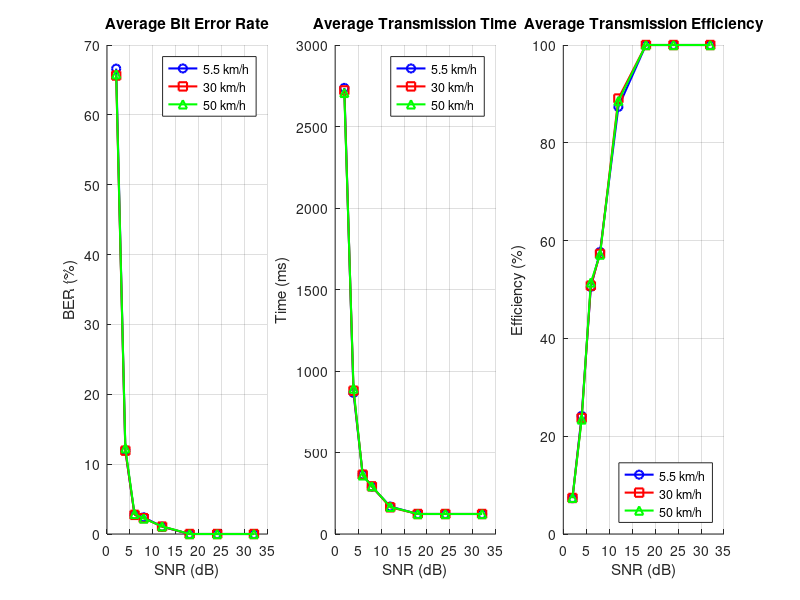

This figure's MATLAB source:
% Define the SNR values (x-axis)
SNR = [2, 4, 6, 8, 12, 18, 24, 32];

% Define the data for each metric
% Columns correspond to speeds: 5.5km/h, 30km/h, 50km/h

% 1. Average Bit Error Rate (%)
BER_data = [
    66.62, 65.63, 65.82;
    11.97, 11.93, 12.28;
    2.75,  2.74,  2.87;
    2.39,  2.27,  2.23;
    1.04,  1.06,  1.10;
    0.0008,0.0004,0.0004;
    0,     0,     0;
    0,     0,     0
];

% 2. Average Transmission Time (ms)
Time_data = [
    2736.8, 2721.6, 2706.4;
    865.6,  879.1,  892.7;
    364.7,  364.1,  359.9;
    290.6,  292.4,  293.3;
    168.5,  163.9,  166.5;
    122.8,  122.8,  122.8;
    122.8,  122.8,  122.8;
    122.8,  122.8,  122.8
];

% 3. Average Transmission Efficiency (%)
Efficiency_data = [
    7.33,  7.37,  7.41;
    24.15, 23.72, 23.43;
    50.53, 50.79, 51.44;
    57.68, 57.29, 57.14;
    87.34, 89.05, 88.56;
    100,   100,   100;
    100,   100,   100;
    100,   100,   100
];

% Define legend labels
speeds = {'5.5 km/h', '30 km/h', '50 km/h'};
markers = {'-o', '-s', '-^'}; % Circle, Square, Triangle markers
colors = {'b', 'r', 'g'};     % Blue, Red, Green

% Create a new figure with a specific size
figure('Position', [100, 100, 1200, 400]);

% --- Subplot 1: Bit Error Rate ---
subplot(1, 3, 1);
hold on;
for i = 1:3
    plot(SNR, BER_data(:, i), markers{i}, 'Color', colors{i}, 'LineWidth', 1.5);
end
hold off;
title('Average Bit Error Rate');
xlabel('SNR (dB)');
ylabel('BER (%)');
grid on;
legend(speeds);

% --- Subplot 2: Transmission Time ---
subplot(1, 3, 2);
hold on;
for i = 1:3
    plot(SNR, Time_data(:, i), markers{i}, 'Color', colors{i}, 'LineWidth', 1.5);
end
hold off;
title('Average Transmission Time');
xlabel('SNR (dB)');
ylabel('Time (ms)');
grid on;
legend(speeds);

% --- Subplot 3: Transmission Efficiency ---
subplot(1, 3, 3);
hold on;
for i = 1:3
    plot(SNR, Efficiency_data(:, i), markers{i}, 'Color', colors{i}, 'LineWidth', 1.5);
end
hold off;
title('Average Transmission Efficiency');
xlabel('SNR (dB)');
ylabel('Efficiency (%)');
grid on;
legend(speeds, 'Location', 'SouthEast');
